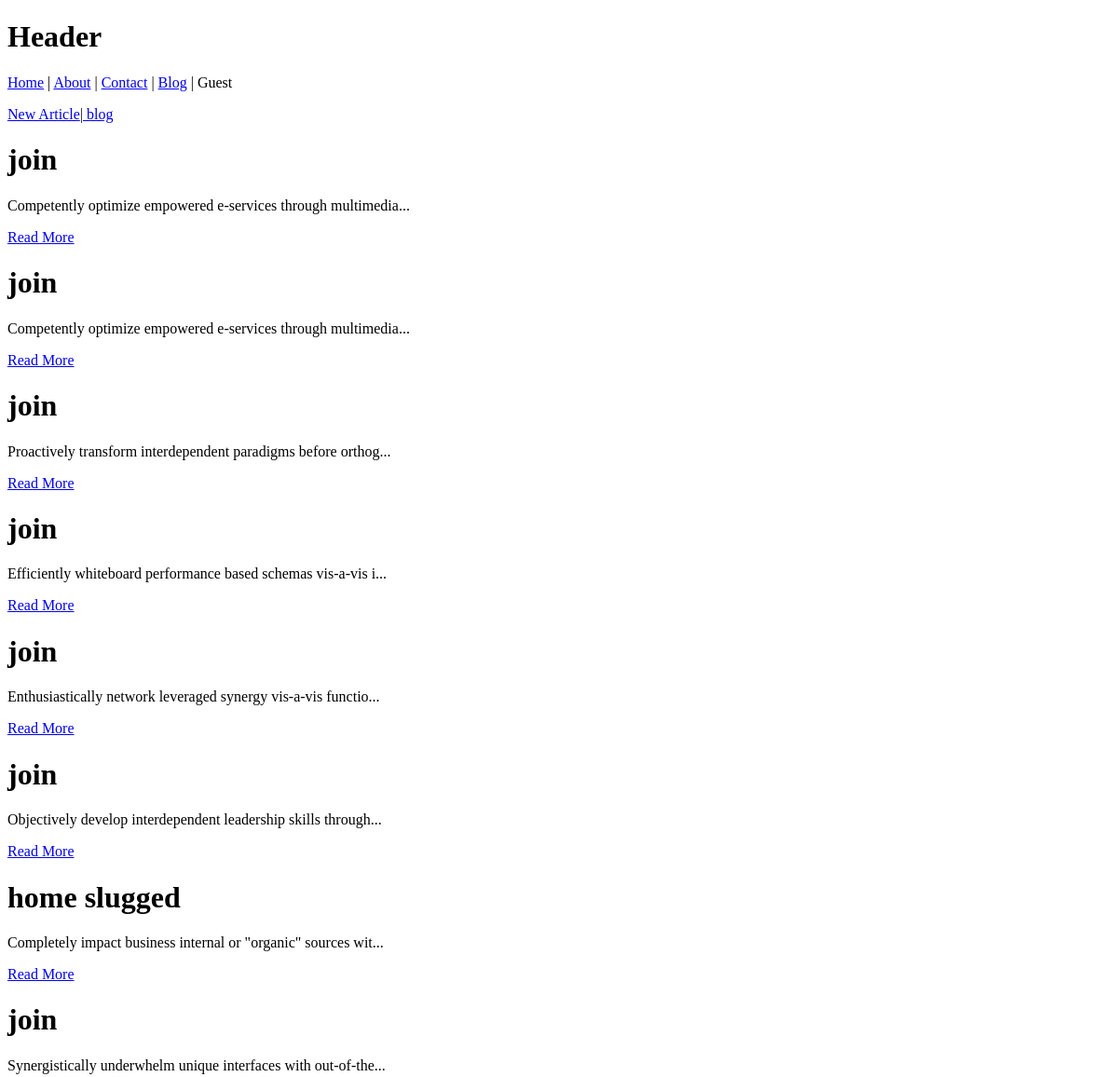
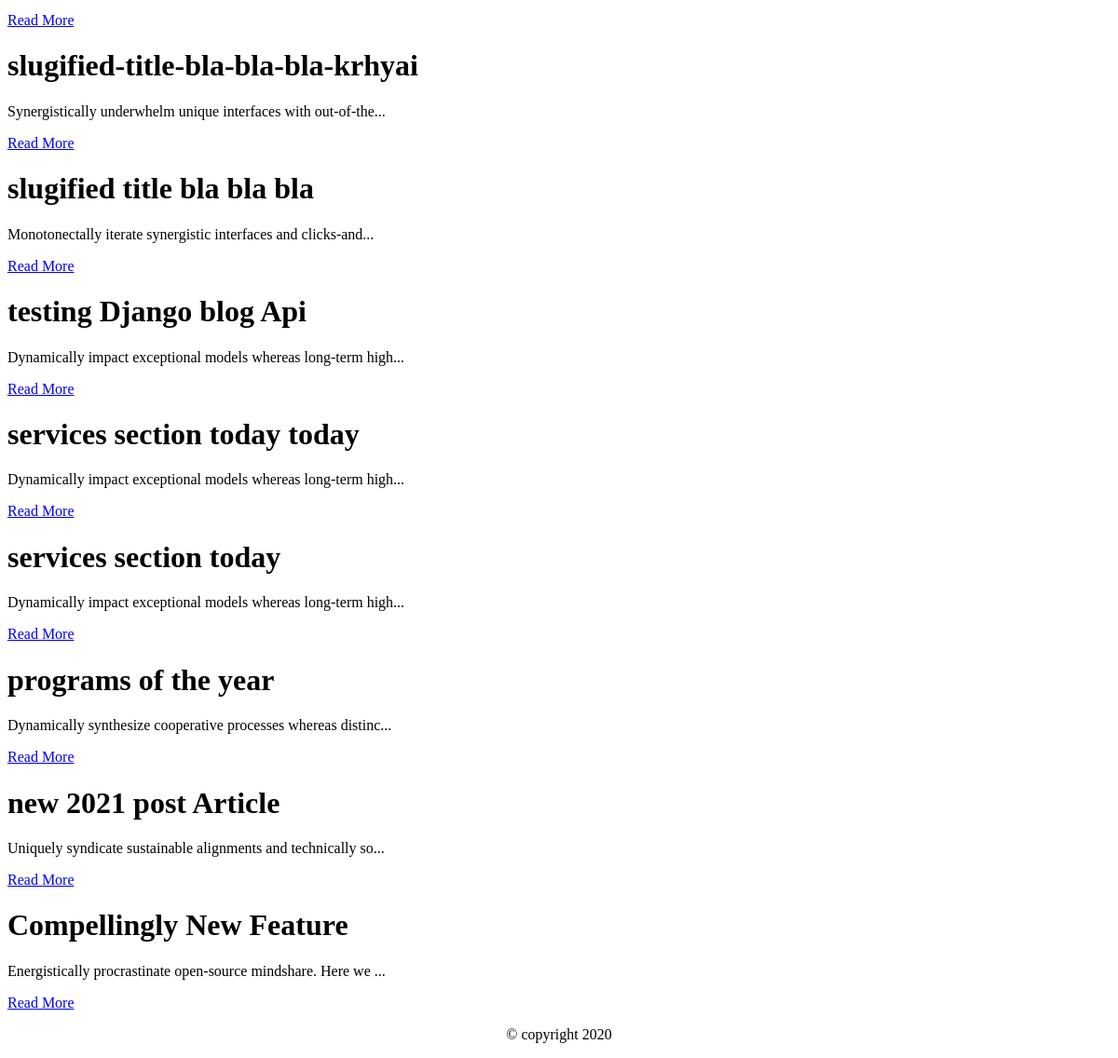
/blog/, run on an earlier commit of the app's database (2 pictures, top to bottom).
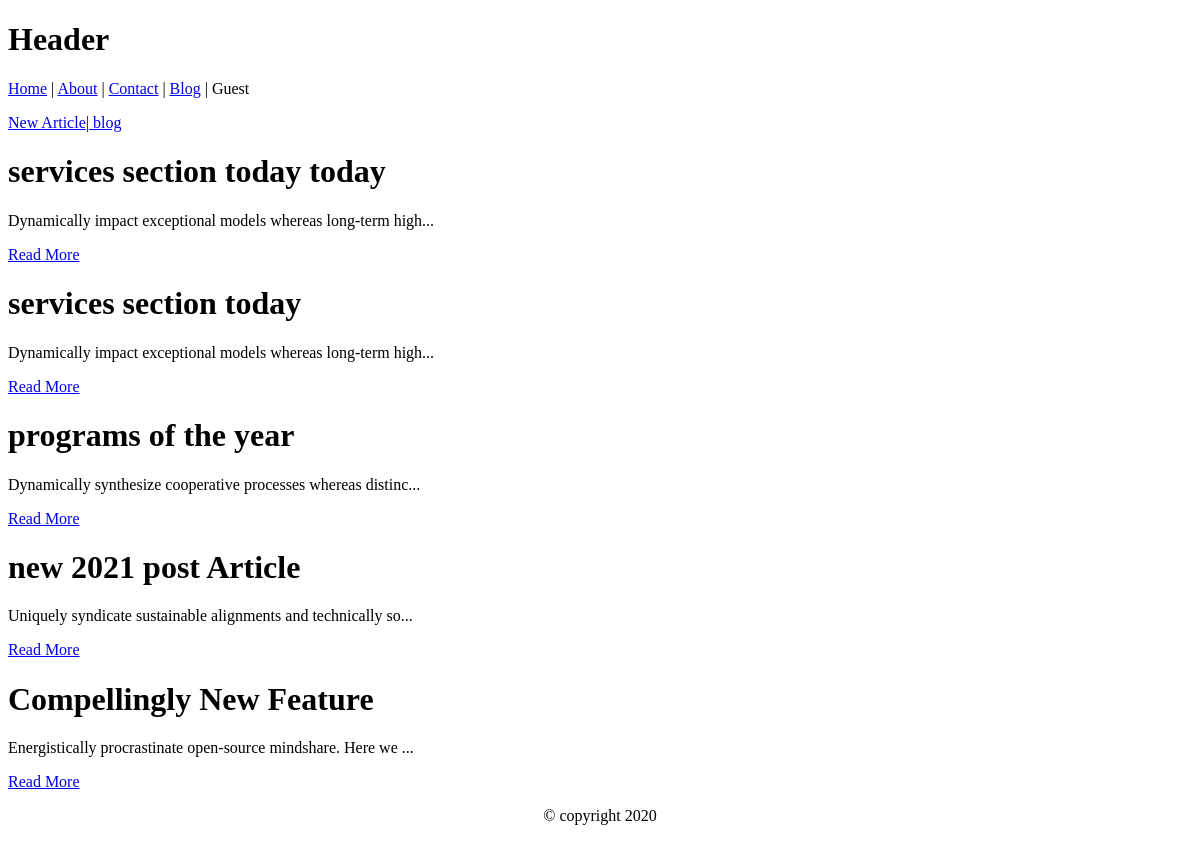
And on a later commit of the database.
### blogs/models.py (models this page shows, shortened)
class article(models.Model):
    author = models.ForeignKey(
        User, default=1, null=True, on_delete=models.SET_NULL)
    slug = models.SlugField(unique=True, null=False, blank=True)
    image = models.ImageField(upload_to='images', null=True, blank=True)
    title = models.CharField(max_length=225)
    content = models.TextField(max_length=5000)
    categories = (
        ("Tech", "Tech",),
        ("Business", "Business"),
        ("UI/UX", "UI/UX")
    )
    category = models.TextField(
        choices=categories, null=True)
    publish_date = models.DateTimeField(default=timezone.now)
    timestamp = models.DateTimeField(auto_now_add=True)
    last_update = models.DateTimeField(auto_now=True)
    class Meta:
        ordering = ['-pk', '-publish_date', '-last_update', '-timestamp']
    def summaryTXT(self):
        return self.content[:60] + "..."

### blogs/views.py (the view)
# urls.py: path('', blog, name='blog'),
def blog(request):
    template_name = "blog/index.html"
    qs = article.objects.all()
    return render(request, template_name, {"post": qs, 'title': 'Articles'})

### blogs/templates/blog/index.html
{% extends 'base.html' %} {% block title%}
<p>
<a href="{% url 'new_article' %}"/> New Article</a>|<a href="{% url 'blog' %}"/> blog</a>
 </p>
 {% for post in post %}
<h1>{{post.title}}</h1>
<p>{{post.summaryTXT}}</p>
<a href="{{post.slug}}"> Read More </a>
{% endfor %} {% endblock %}

### templates/base.html (shortened to what this page needs)
<!DOCTYPE html>
<html lang="en">
  <head>
  </head>
  <body>
    <header>
      <div>
        <h1 class=" text-5xl text-center">Header</h1>
        <a href="{% url 'home' %}">Home</a> |
        <a href="{% url 'about' %}">About</a> |
        <a href="{% url 'contact' %}">Contact</a> |
        <a href="{% url 'blog' %}">Blog</a> |
        <span>
          {% if not user.is_authenticated %}
          <span> Guest </span>
          {% else %}Hello {{user}} </span
        >
        {% endif %}
      </div>
    </header>
    {% block title %} Html content here {% endblock %}
    <footer>
      <p style="text-align: center">&copy; copyright 2020</p>
    </footer>
  </body>
</html>

What changed in the data, as far as the page shows it:
removed article: title "join", summaryTXT "Competently optimize empowered e-services through multimedia..."
removed article: title "join", summaryTXT "Competently optimize empowered e-services through multimedia..."
removed article: title "join", summaryTXT "Proactively transform interdependent paradigms before orthog..."
removed article: title "join", summaryTXT "Efficiently whiteboard performance based schemas vis-a-vis i..."
removed article: title "join", summaryTXT "Enthusiastically network leveraged synergy vis-a-vis functio..."
removed article: title "join", summaryTXT "Objectively develop interdependent leadership skills through..."
removed article: title "home slugged", summaryTXT "Completely impact business internal or \"organic\" sources wit..."
removed article: title "join", summaryTXT "Synergistically underwhelm unique interfaces with out-of-the..."
removed article: title "slugified-title-bla-bla-bla-krhyai", summaryTXT "Synergistically underwhelm unique interfaces with out-of-the..."
removed article: title "slugified title bla bla bla", summaryTXT "Monotonectally iterate synergistic interfaces and clicks-and..."
removed article: title "testing Django blog Api", summaryTXT "Dynamically impact exceptional models whereas long-term high..."
